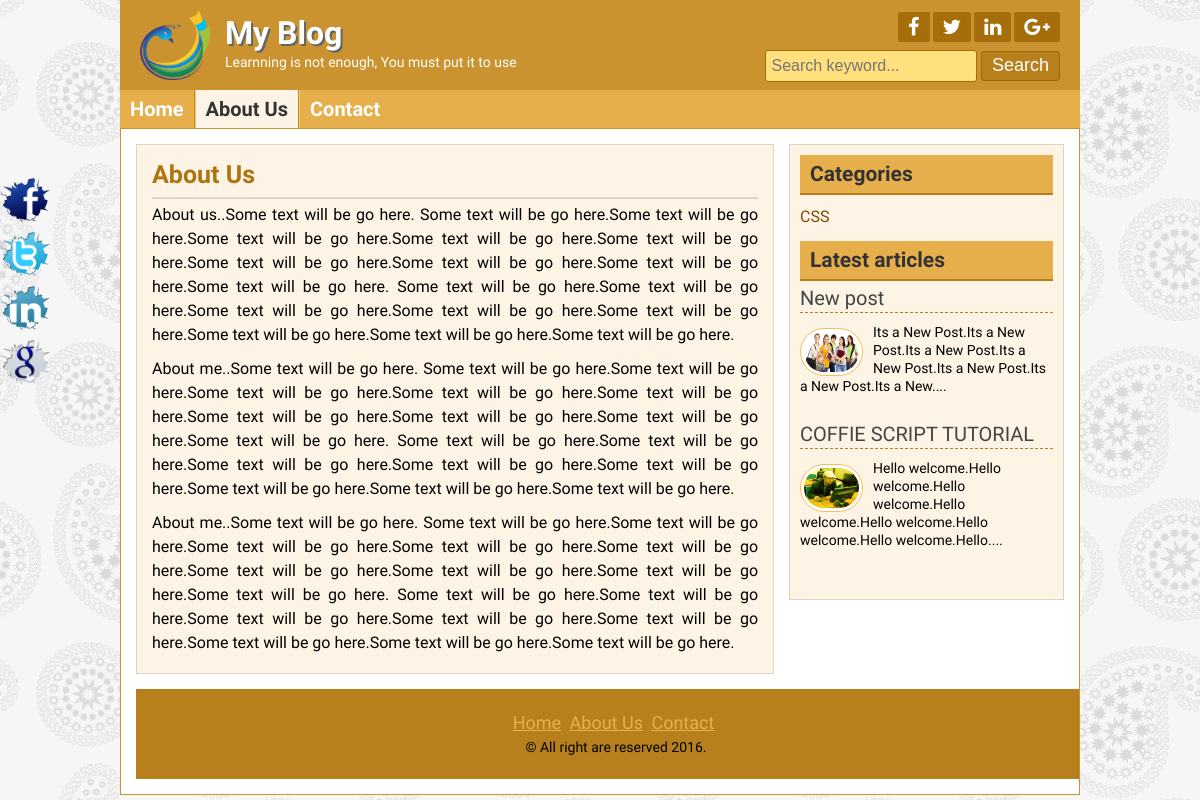
The page /Home/Page/4 on the database its author committed.
### tables this page shows
CREATE TABLE `title_slogan_table` (
  `id` int(11) NOT NULL,
  `title` varchar(255) NOT NULL,
  `slogan` varchar(255) NOT NULL,
  `logo` varchar(255) NOT NULL
);

CREATE TABLE `page_table` (
  `id` int(11) NOT NULL,
  `title` varchar(255) NOT NULL,
  `content` text NOT NULL
);

CREATE TABLE `category_table` (
  `id` int(11) NOT NULL,
  `category` varchar(255) NOT NULL
);

CREATE TABLE `content_table` (
  `id` int(11) NOT NULL,
  `title` varchar(255) NOT NULL,
  `author` varchar(255) NOT NULL,
  `category` int(11) NOT NULL,
  `content` text NOT NULL,
  `date` timestamp NOT NULL DEFAULT CURRENT_TIMESTAMP,
  `img` varchar(255) NOT NULL,
  `user_id` int(11) NOT NULL,
  `tag` varchar(255) NOT NULL,
  `description` varchar(255) NOT NULL
);

CREATE TABLE `copyright_table` (
  `id` int(11) NOT NULL,
  `copyright` varchar(255) NOT NULL
);

### config/db_connection.php (called while the page is built, shortened)
<?php
class DB{
	public $conn;
	public function __construct(){
		if(!isset($conn)){
			try{
				$this->conn=new PDO(DBSOFT.':host='.HOST.';dbname='.DBNAME,USERNAME,PASSWORD);
				$this->conn->setAttribute(PDO::ATTR_ERRMODE,PDO::ERRMODE_EXCEPTION);
			}
			catch(PDOException $e){
				echo $e->getMessage();
			}
		}
		return $this->conn;
	}
	public function __destruct(){
		$this->conn=NULL;
	}
	public function query($q){
		$s=$this->conn->prepare($q);
		$s->setFetchMode(PDO::FETCH_ASSOC);
		$s->execute();
		return $s;
	}
}
?>

### config/validation.php (called while the page is built, shortened)
<?php
	class validation{
		public static function valid($data){
			$data=trim($data);
			$data=stripslashes($data);
			$data=htmlspecialchars($data);
			return $data;
		}
	}
?>

### page.php (the view)
<?php include 'view/header.php';?>
<?php
	if(isset($_GET['pageid']) && !empty($_GET['pageid'])){
		$pageid  = validation::valid($_GET['pageid']);
	}else{
		header('Location: index.php');
	}
	$database_conn = new DB;
	$query 		   = "SELECT * FROM page_table WHERE id=$pageid";
	$statement 	   = $database_conn->query($query);
?>
	<div class="contentsection contemplete clear">
	<?php
		if($statement->rowCount()>0){
			$row = $statement->fetch();
	?>
		<div class="maincontent clear">
			<div class="about">
				<h2><?php echo $row['title'];?></h2>
					<?php echo $row['content'];?>
				</div>
	<?php
		}else{
			echo '<span style="color:red;font-size:18px">Unable To show!</span>';
		}
	?>
		</div>
<?php include 'view/sidebar.php';?>
<?php include 'view/footer.php';?>

### view/header.php (shortened to what this page needs)
<?php
include_once 'config/db_connection.php';
include_once 'config/data_short.php';
include_once 'config/validation.php';
?>
<!DOCTYPE html>
<html>
<head>
	<?php
		$pageid 	= NULL;
		$pagename 	= NULL;
		$database_conn = new DB;
		if(isset($_GET['pageid']) && !empty($_GET['pageid'])){
			$pageid 	= $_GET['pageid'];
	?>
	<?php
		}else if(isset($_GET['id']) && !empty($_GET['id'])){
			if(!preg_match('/^[0-9]+$/',$_GET['id']))
				header('Location: 404.php');
			$id 		= $_GET['id'];
			$query		= "SELECT * FROM content_table WHERE id=$id";
			$statement	= $database_conn->query($query);
			if($statement->rowCount()==0){
				header('Location: 404.php');
			}
			$row 		= $statement->fetch();
	?>
			<title><?php echo $row['title'];?></title>
	<?php
		}else if(isset($_GET['category']) && !empty($_GET['category'])){
			if(!preg_match('/^[0-9]+$/',$_GET['category']))
				header('Location: 404.php');
			$cat 		= $_GET['category'];
			$query		= "SELECT * FROM category_table WHERE id=$cat";
			$statement	= $database_conn->query($query);
			if($statement->rowCount()==0){
				header('Location: 404.php');
			}
			$row 		= $statement->fetch();
	?>
			<title><?php echo $row['category'].' category Results';?></title>
	<?php
		}else if(isset($_GET['search']) && !empty($_GET['search'])){
			$search 	= $_GET['search'];
	?>
			<title><?php echo $search.' search Results';?></title>
	<?php
		}
	?>
	<link rel="stylesheet" href="font-awesome-4.5.0/css/font-awesome.css">
	<link rel="stylesheet" href="css/nivo-slider.css" type="text/css" media="screen" />
	<link rel="stylesheet" href="style.css">
</head>
<body>
	<div class="headersection templete clear">
		<a href="Home">
			<div class="logo">
				<?php
					$database_conn = new DB;
					$query 		   = "SELECT * FROM title_slogan_table";
					$statement     = $database_conn->query($query);
					$row 		   = $statement->fetch();
					if($statement->rowCount()>0){
				?>
				<img src="post_image/<?php echo $row['logo'];?>" alt="Logo"/>
				<h2><?php echo $row['title'];?></h2>
				<p><?php echo $row['slogan'];?></p>
				<?php }?>
			</div>
		</a>
		<div class="social clear">
			<div class="icon clear">
			<?php
				$query 		   = "SELECT * FROM social_table";
				$statement     = $database_conn->query($query);
				if($statement->rowCount()>0){
			?>
				<a href="#" target="_blank"><i class="fa fa-facebook"></i></a>
				<a href="#" target="_blank"><i class="fa fa-twitter"></i></a>
				<a href="#" target="_blank"><i class="fa fa-linkedin"></i></a>
				<a href="#" target="_blank"><i class="fa fa-google-plus"></i></a>
			<?php } ?>
			</div>
			<div class="searchbtn clear">
			<form action="Home/Search" method="post">
				<input type="text" name="search" placeholder="Search keyword..."/>
				<input type="submit" name="submit" value="Search"/>
			</form>
			</div>
		</div>
	</div>
<div class="navsection templete">
	<ul>
		<?php
			$query 		   = "SELECT * FROM page_table";
			$statement     = $database_conn->query($query);
		?>
		<li><a <?php if($pagename=='Home') echo 'id="active"';?> href="Home">Home</a></li>
		<?php
			if($statement->rowCount()>0){
				while($row = $statement->fetch()){
		?>
		<li><a <?php if($pageid==$row['id']) echo 'id="active"'; ?> href="Home/Page/<?php echo $row['id'];?>"><?php echo $row['title'];?></a></li>
		<?php } }?>
		<li><a <?php if($pagename=='contact') echo 'id="active"';?> href="Home/Contact">Contact</a></li>
	</ul>
</div>

### view/sidebar.php
<?php
$database_conn = new DB;
$query 		   = "SELECT DISTINCT category_table.category,category_table.id FROM category_table INNER JOIN content_table ON category_table.id=content_table.category";
$statement 	   = $database_conn->query($query);
?>
<div class="sidebar clear">
			<div class="samesidebar clear">
				<h2>Categories</h2>
					<ul>
						<?php
						while($row = $statement->fetch()){
							echo '<li><a href="Home/Category/'.$row['id'].'">'.$row['category'].'</a></li>';
					}
						?>
					</ul>
			</div>
	<?php
		$query 		= "SELECT * FROM content_table ORDER BY id DESC LIMIT 4";
		$statement  = $database_conn->query($query);
		$limit=100;
	?>
			<div class="samesidebar clear">
				<h2>Latest articles</h2>
				<?php
					while($row=$statement->fetch()){
					echo '<div class="popular clear">
						<h3><a href="Home/Post/'.$row['id'].'">'.$row['title'].'</a></h3>
						<a href="Home/Post/'.$row['id'].'"><img src="post_image/'.$row['img'].'" alt="post image"/></a>
						'.data_short::short($row['content'],$limit).'
					</div>';
				}
				?>
			</div>
		</div>

### config/data_short.php (shortened to what this page needs)
<?php
class data_short{
	public static function short($data,$limit=200){
		$len=strlen($data);
		if($limit>$len){
			$limit=$len-4;
			$text=substr($data,0,$limit).'</p>';
		}else{
			$end=strpos($data,' ',$limit);
			if($end>0){
				$limit=$end;
			}
			$text=substr($data,0,$limit).'....</p>';
		}
		return $text;
	}
}
?>

### view/footer.php (shortened to what this page needs)
	<div class="footersection templete clear">
	  <div class="footermenu clear">
		<ul>
			<?php
				$query 		   = "SELECT * FROM page_table";
				$statement     = $database_conn->query($query);
			?>
			<li><a href="Home">Home</a></li>
			<?php
				if($statement->rowCount()>0){
					while($row = $statement->fetch()){
			?>
				<li><a href="Home/Page/<?php echo $row['id'];?>"><?php echo $row['title'];?></a></li>
			<?php } }?>
			<li><a href="Home/Contact">Contact</a></li>
		</ul>
	  </div>
	<?php
	  $query = "SELECT * FROM copyright_table";
	  $statement = $database_conn->query($query);
	  $row 		 = $statement->fetch();
	?>
	  <p>&copy; <?php echo $row['copyright'].' '.date('Y').'.';?></p>
	</div>
	<?php
	  $query = "SELECT * FROM social_table";
	  $statement = $database_conn->query($query);
	  $row 		 = $statement->fetch();
	?>
	<div class="fixedicon clear">
		<a href="http://www.<?php echo $row['fb'];?>" target="_blank"><img src="images/fb.png" alt="Facebook"/></a>
		<a href="http://www.<?php echo $row['tw'];?>" target="_blank" ><img src="images/tw.png" alt="Twitter"/></a>
		<a href="http://www.<?php echo $row['ln'];?>" target="_blank" ><img src="images/in.png" alt="LinkedIn"/></a>
		<a href="http://www.<?php echo $row['gp'];?>" target="_blank" ><img src="images/gl.png" alt="GooglePlus"/></a>
	</div>
</body>
</html>

### style.css (style rules this page uses)
* { margin:0;padding:0;outline:0 }
body { font-family: 'Source Sans Pro', sans-serif;font-size:14px;line-height:18px;color:#000;background:url(images/bg.png)repeat fixed 0 0 #fff; }
.templete { width:960px;margin:0 auto; }
.contemplete { margin: 0 auto; width: 928px; }
.clear { overflow:hidden; }
input[type="text"], input[type="email"] { border: 1px solid #cfc5b6; border-radius: 3px; margin-bottom: 5px; padding: 5px; width: 300px; }
input[type="submit"] { background: #b7801c none repeat scroll 0 0; border: 1px solid #e6af4b; color: #fff; cursor: pointer; font-size: 20px; padding: 1px 10px; }
.headersection { background: #ca932f none repeat scroll 0 0; color: #fff; }
.logo { float: left; width: 580px; }
.logo img { float: left; margin-right: 15px; padding-bottom: 10px; padding-left: 20px; padding-top: 10px; width: 70px; }
.logo h2 { color: #fff; font-size: 32px; margin-bottom: 11px; margin-top: 24px; text-shadow: 2px 2px 0 #666; }
.logo p { color:#fff; }
.social { float: right; margin-right: 20px; margin-top: 12px; text-align: right; width: 360px; }
.icon { float: right; }
.icon a { background: #a56e0a none repeat scroll 0 0; border-radius: 2px; color: #fff; display: block; float: left; font-size: 20px; margin-left: 3px; padding: 5px 10px; }
.searchbtn { float: right; margin-top: 8px; }
.searchbtn input[type="text"] { border: 1px solid #A56E0A; width: 200px; background: #FFE07C; font-size: 16px; height: 20px; }
.searchbtn input[type="submit"] { border: 1px solid #9d6602; border-radius: 3px; font-size: 18px; height: 30px; padding-left: 10px; padding-right: 10px; padding-top: 0; cursor: pointer; }
.navsection { background: none repeat scroll 0 0 #e6af4b; min-height: 38px; }
.navsection ul { margin:0;padding:0;list-style:none; }
.navsection ul li { border-left: 1px solid #fdc662; border-right: 1px solid #c18a26; display: block; float: left; position:relative; }
.navsection ul li:first-child { border-left: 0px solid #fdc662; }
.navsection ul li:last-child { border-right: 0px solid #c18a26; }
.navsection ul li a { color: #fff; display: block; font-size: 20px; font-weight: bold; padding: 10px; text-decoration: none; }
.navsection ul li a:hover, #active { background:#FEF4E5;color:#333; }
.contentsection { background: #ffffff none repeat scroll 0 0; border: 1px solid #ca932f; padding: 15px; }
.maincontent { background: #fef4e5 none repeat scroll 0 0; border: 1px solid #ded4c5; float: left; margin: 0 15px 15px 0; padding: 8px 15px; width: 606px; }
.about { font-size: 16px; line-height: 24px; text-align: justify; }
.about p { font-size: 16px; line-height: 24px; margin-bottom: 10px; text-align: justify; }
.samepost h2, .about h2 { border-bottom: 2px solid #e0d6c7; color: #ac7511; font-size: 25px; margin-bottom: 4px; padding: 10px 10px 10px 0; }
.sidebar { background: #fef4e5 none repeat scroll 0 0; border: 1px solid #ded4c5; float: right; margin-bottom: 15px; margin-top: 0; padding: 10px; width: 253px; }
.samesidebar { margin-bottom: 10px; }
.samesidebar h2 { background: #e6af4b none repeat scroll 0 0; border-bottom: 2px solid #b7801c; color: #333; margin-bottom: 8px; padding: 10px; }
.samesidebar ul { padding:0;margin:0;list-style:none; }
.samesidebar ul li { border-bottom: 1px dashed #e9c05c; font-size: 16px; padding: 5px 8px 5px 0; }
.samesidebar ul li:last-child { border-bottom: 0px dashed #e9c05c; }
.samesidebar ul li a { color: #814a00; text-decoration: none; }
.samesidebar p { margin-bottom: 10px; }
.popular { margin-bottom: 20px; }
.popular h3 { border-bottom: 1px dashed #b7801c; font-size: 20px; font-weight: normal; margin-bottom: 10px; padding-bottom: 5px; }
.popular h3 a { text-decoration:none;color:#444 }
.popular img { background: #fff none repeat scroll 0 0; border: 1px solid #f6bf5b; border-radius: 30px; float: left; height: 40px; margin-right: 10px; margin-top: 5px; padding: 3px; width: 55px; }
.footersection { height:90px;background:#B7801C;text-align:center }
.footermenu { margin-top: 25px; margin-bottom: 5px; }
.footermenu ul { padding:0;margin:0;list-style:none;text-align:center; }
.footermenu ul li { display:inline-block; }
.footermenu ul li a { color: #E6AF4B; font-size: 18px; margin-right: 5px; }
.fixedicon { left: 0; position: fixed; top: 175px; width: 60px; }
.fixedicon img { width: 50px; }

### rows shown on the page
title_slogan_table: logo (picture), title "My Blog", slogan "Learnning is not enough, You must put it to use"
page_table: title "About Us", content "About us..Some text will be go here. Some text will be go here.Some text will be go here.Some text will be go here.Some text will be go here.Some text will be go here.Some text will be go here.Some text will be go here.Some text will be go here.Some text will be go here. Some text will be go here.Some text will be go here.Some text will be go here.Some text will be go here.Some text will be go here.Some text will be go here.Some text will be go here.Some text will be go here. About me..Some text will be go here. Some text will be go here.Some text will be go here.Some text will be go here.Some text will be go here.Some text will be go here.Some text will be go here.Some text will be go…"
category_table: category "CSS"
content_table: title "New post", img (picture), content "Its a New Post.Its a New Post.Its a New Post.Its a New Post.Its a New Post.Its a New Post.Its a New"
content_table: title "COFFIE SCRIPT TUTORIAL", img (picture), content "Hello welcome.Hello welcome.Hello welcome.Hello welcome.Hello welcome.Hello welcome.Hello welcome.Hello"
copyright_table: copyright "All right are reserved"
